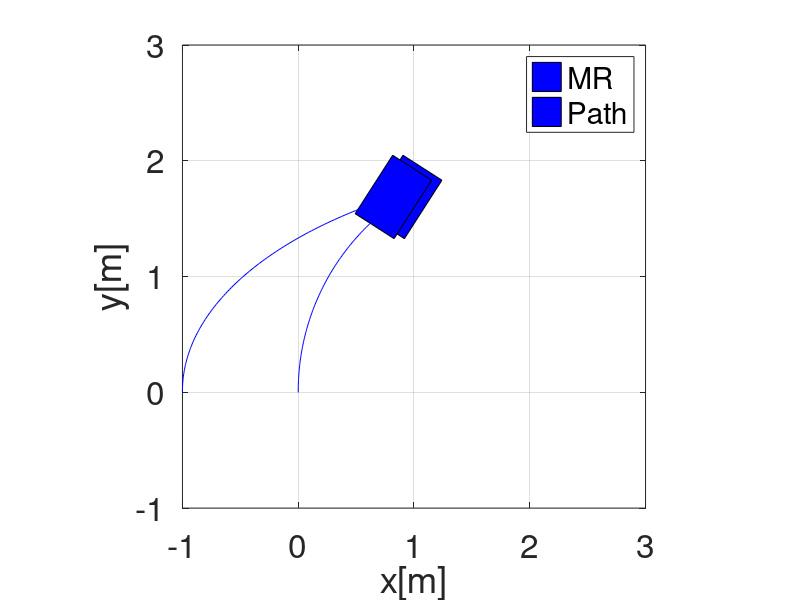

Write MATLAB code to recreate this figure.
clear all; clc; close all;
%% Parameters 
dt = 0.1; % Step size
ts = 10; % Simulation time
t = 0:dt:ts; % Time span


%% Initial position

eta_1(:,1)=[0;0;0];
eta_2(:,1)=[-1;0;0];
eta_3(:,1)=[0;-1;0];
eta_4(:,1)=[1;0;0];
eta_5(:,1)=[0;1;0];


for i = 1:length(t)
    psi = eta_1(3,i); % current orientation in rad

    J_psi = [cos(psi), -sin(psi),0; 
              sin(psi), cos(psi), 0;
              0, 0 , 1];

%% Desired states (Generalized coordinates)
    eta_1_d = [2-2*cos(0.1*t(i));2*sin(0.1*t(i));0.1*t(i)];
    eta_1_d_dot = [2*0.1*sin(0.1*t(i));2*0.1*cos(0.1*t(i));0.1];

    %% Vector of velocity input commands
    zeta_1(:,i) = inv(J_psi) * eta_1_d_dot;

    % Time derivative of generalized coordinates 
    eta_1_dot(:,i) = J_psi * zeta_1(:,i);

%% Position propagation using Euler method
    eta_1(:,i+1) = eta_1(:,i) + dt*eta_1_dot(:,i); % State update
%%%%%%%%%%%%%%%%
    psi = eta_2(3,i); 
    J_psi = [cos(psi), -sin(psi),0; 
            sin(psi), cos(psi), 0;
            0, 0 , 1];
    eta_2_d = [4-2*cos(0.1*t(i));2*sin(0.1*t(i));0.1*t(i)];
    eta_2_d_dot = [4*0.1*sin(0.1*t(i));2*0.1*cos(0.1*t(i));0.1];

    %% Vector of velocity input commands
    zeta_2(:,i) = inv(J_psi) * eta_2_d_dot;

    % Time derivative of generalized coordinates 
    eta_2_dot(:,i) = J_psi * zeta_2(:,i);

    %% Position propagation using Euler method
    eta_2(:,i+1) = eta_2(:,i) + dt*eta_2_dot(:,i); % State update
end     


%% Mobile robot animation
l = 0.6; %length of the mobile robot
w = 0.4; %width of the mobile robot

mr_co = [-l/2, l/2, l/2, -l/2, -l/2;
         -w/2, -w/2, w/2, w/2, -w/2;];

figure
for i = 1:length(t)
    psi_1 = eta_1(3,i); % current orientation in rad
    R_psi_1 = [cos(psi_1), -sin(psi_1); 
               sin(psi_1), cos(psi_1);];
    v_pos_1 = R_psi_1 * mr_co;

    psi_2 = eta_2(3,i); % current orientation in rad
    R_psi_2 = [cos(psi_2), -sin(psi_2); 
            sin(psi_2), cos(psi_2);];
    v_pos_2 = R_psi_2 * mr_co;

    fill(v_pos_1(1,:)+eta_1(1,i),v_pos_1(2,:)+eta_1(2,i),'b',
         v_pos_2(1,:)+eta_2(1,i),v_pos_2(2,:)+eta_2(2,i),'b'
        );
    hold on, grid on; 
    axis([-1 3 -1 3]), axis square
    plot(eta_1(1,1:i),eta_1(2,1:i),'b-');
    plot(eta_2(1,1:i),eta_2(2,1:i),'b-');
    legend('MR', 'Path'), set(gca, 'fontsize',24)
    xlabel('x[m]'); ylabel('y[m]');
    pause(0.1); hold off

end     
